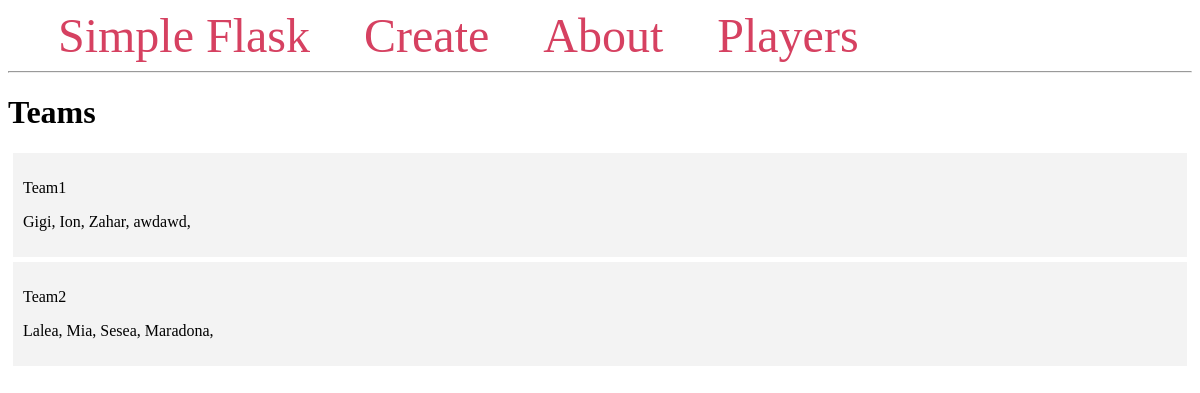
The page / on the database its author committed.
### tables this page shows
CREATE TABLE teams (
    id INTEGER PRIMARY KEY AUTOINCREMENT,
    name TEXT NOT NULL
);

CREATE TABLE players (
    id INTEGER PRIMARY KEY AUTOINCREMENT,
    name TEXT NOT NULL,
    team TEXT NOT NULL
);

### app.py (the view)
@app.route('/')
def index():
    conn = get_db_connection()
    teams = conn.execute('SELECT * FROM teams').fetchall()
    players = conn.execute('SELECT * FROM players').fetchall()
    conn.close()
    return render_template('index.html', teams=teams, players=players)

### app.py (called while the page is built)
def get_db_connection():
    conn = sqlite3.connect('database.db')
    conn.row_factory = sqlite3.Row
    return conn

### templates/index.html
{% extends 'base.html' %}
{% block content %}
    <h1>{% block title %} Teams {% endblock %}</h1>
    {% for team in teams %}
        <div class='post'>
            <p>{{ team['name'] }}</p>
            <p>{% for player in players %}
                {% if player['team'] == team['name'] %}
                    {{ player['name']+", " }}
                {% endif %}
            {% endfor %}</p>
        </div>
    {% endfor %}
{% endblock %}

### templates/base.html (style rules this page uses)
.post { padding: 10px; margin: 5px; background-color: #f3f3f3 }

### rows shown on the page
teams: name "Team1"
players: name "Gigi,"
players: name "Ion,"
players: name "Zahar,"
players: name "awdawd,"
teams: name "Team2"
players: name "Lalea,"
players: name "Mia,"
players: name "Sesea,"
players: name "Maradona,"
